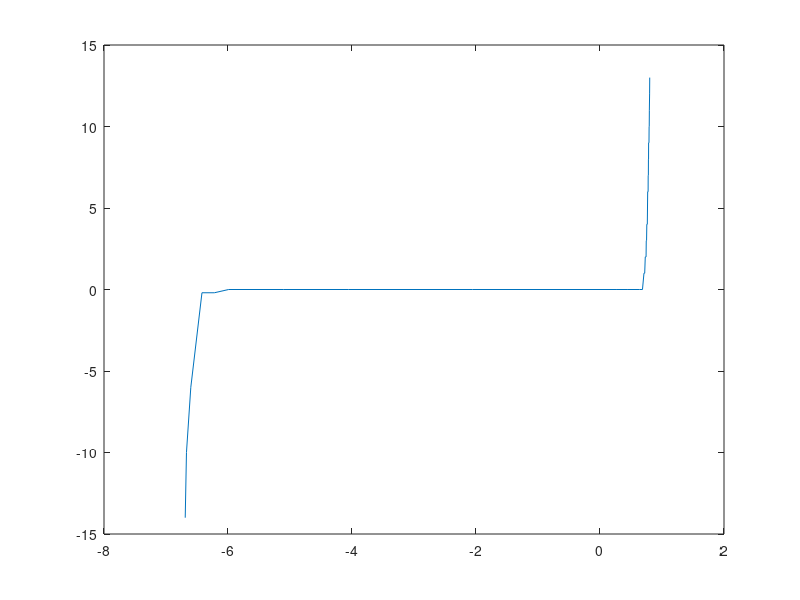

MATLAB code for this plot:

clear all;
x = [-6.69  -6.67 -6.6 -6.42 -6.22 -5.99 -5.1 -4.06 -3 -2.06 0.273 .437 .634 .685 .709 .721 .730 .737 .743 .746 .751 .755 .758 .762 .763 .766 .769 .772 .773 .776 .777 .78 .781 .783 .784 .787 .790 .792 .794 .796 .796 .8 .8 .802];
y = [-14 -10 -6 -.2 -.2 0 0 0 0 0 0 0 0 0 1 1 2 2 2 3 3 4 4 4 4 5 6 6 6 6 7 7 8 8 9 9 9 10 10 11 11 12 12 13];

plot(x,y,'-')
